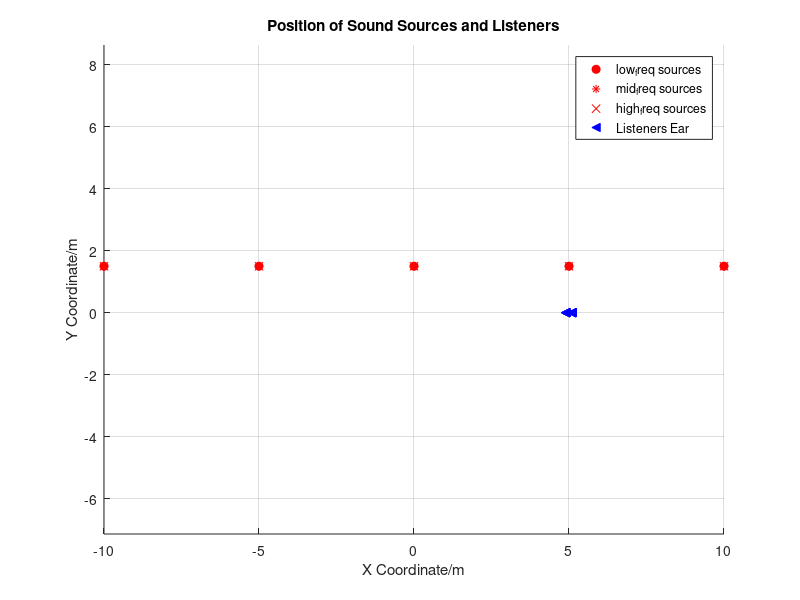

Source code (MATLAB): (Note: this script raises an error after producing the figure.)
clear;
close all;

c0 = 343; % Speed of sound (m/s)
rho0 = 1.2; % Air density (kg/m^3)
freq = 10:10:500; % Define frequencies of interest
beta = 0.001;
W=2*pi*freq;
left = 1;
right = 0;
q_y = 1.5;
s = sqrt(2);

%% Input position of sources and receivers(listeners' ear)

% low frequency range sources positions
q_number_low = input('number of sources in low freqency :\n ');
q_low = [];
q_spacing = input('spacing of sources :\n');
% q_y = input('y coordinate of sources :\n');
q_each = [q_number_low,2];
if mod(q_number_low, 2) == 0
    for i = 1:q_number_low/2
        qn = [-(i-1/2)*q_spacing,q_y];
        q_each(i,:) = qn;
    end
    for i = 1:q_number_low/2
        qm = [(i-1/2)*q_spacing,q_y];
        q_each(i+q_number_low/2,:) = qm;
    end
else
    for i = 1:(q_number_low-1)/2
        qn = [-i*q_spacing,q_y];
        q_each(i,:) = qn;
    end
    for i = 1:(q_number_low-1)/2
        qn = [i*q_spacing,q_y];
        q_each(i+(q_number_low-1)/2+1,:) = qn;
    end
    q_each((q_number_low+1)/2,:)=[0,q_y];
end
q_low =  cat(1,q_low,q_each);
q_low = sortrows(q_low, 1);

% mid frequency sources positions
q_number_mid = input('number of sources in mid freqency :\n ');
q_mid = [];
q_spacing = input('spacing of sources :\n');
% q_y = input('y coordinate of sources :\n');
q_each = [q_number_mid,2];
if mod(q_number_mid, 2) == 0
    for i = 1:q_number_mid/2
        qn = [-(i-1/2)*q_spacing,q_y];
        q_each(i,:) = qn;
    end
    for i = 1:q_number_mid/2
        qm = [(i-1/2)*q_spacing,q_y];
        q_each(i+q_number_mid/2,:) = qm;
    end
else
    for i = 1:(q_number_mid-1)/2
        qn = [-i*q_spacing,q_y];
        q_each(i,:) = qn;
    end
    for i = 1:(q_number_mid-1)/2
        qn = [i*q_spacing,q_y];
        q_each(i+(q_number_mid-1)/2+1,:) = qn;
    end
    q_each((q_number_mid+1)/2,:)=[0,q_y];
end
q_mid =  cat(1,q_mid,q_each);
q_mid = sortrows(q_mid, 1);

% high frequency range sources positions
q_number_high = input('number of sources in high freqency :\n ');
q_high = [];
q_spacing = input('spacing of sources :\n');
% q_y = input('y coordinate of sources :\n');
q_each = [q_number_high,2];
if mod(q_number_high, 2) == 0
    for i = 1:q_number_high/2
        qn = [-(i-1/2)*q_spacing,q_y];
        q_each(i,:) = qn;
    end
    for i = 1:q_number_high/2
        qm = [(i-1/2)*q_spacing,q_y];
        q_each(i+q_number_high/2,:) = qm;
    end
else
    for i = 1:(q_number_high-1)/2
        qn = [-i*q_spacing,q_y];
        q_each(i,:) = qn;
    end
    for i = 1:(q_number_high-1)/2
        qn = [i*q_spacing,q_y];
        q_each(i+(q_number_high-1)/2+1,:) = qn;
    end
    q_each((q_number_high+1)/2,:)=[0,q_y];
end
q_high =  cat(1,q_high,q_each);
q_high = sortrows(q_high, 1);

% listeners' positions
p_number = input('number of listeners :\n');
p_left =  zeros(p_number, 2);
p_right =  zeros(p_number, 2);
for i = 1:p_number
    fprintf('No.%d listener position :\n', i);
    x = input('x-coordinate :\n');
    p_left(i, :) = [x-0.1 0];
    p_right(i, :) = [x+0.1 0];
end
p = [p_left; p_right];

% p = [-0.45 0; -0.25 0; 0.25 0; 0.45 0];
q_total = [q_low; q_mid; q_high];


%% plot position of sources and receivers

figure;
hold on;
plot(q_low(:,1), q_low(:,2), 'ro', 'MarkerFaceColor','r');
plot(q_mid(:,1), q_mid(:,2), 'r*', 'MarkerFaceColor','r');
plot(q_high(:,1), q_high(:,2), 'rx', 'MarkerFaceColor','r');
plot(p(:,1),p(:,2), 'b<', 'MarkerFaceColor', 'b');
xlabel('X Coordinate/m');
ylabel('Y Coordinate/m');
title('Position of Sound Sources and Listeners');
legend('low_freq sources','mid_freq sources','high_freq sources', 'Listeners Ear');
axis equal;
grid on;
hold off;


%% Plot condition number vs freqency

if mod(q_number_low, 2) == 1
    [~,C_low]=function_odd(c0,rho0,p,q_low,freq,left,right,beta,s);
else
    [~,C_low]=function_even(c0,rho0,p,q_low,freq,left,right,beta);
end
figure('Position',[0,0,400,300]);
hold on;
semilogy(freq,C_low, 'LineWidth', 1.5);
title('Condition Number vs Mid Frequency');
xlabel('Frequency (Hz)');
ylabel('Condition Number');
set(gca, 'YScale', 'log');
grid on;
ax = gca;
ax.Box = 'on'; 
ax.LineWidth = 1; 
ax.TickDir = 'in';
hold off;

if mod(q_number_mid, 2) == 1
    [~,C_mid]=function_odd(c0,rho0,p,q_mid,freq,left,right,beta,s);
else
    [~,C_mid]=function_even(c0,rho0,p,q_mid,freq,left,right,beta);
end
figure;
hold on;
semilogy(freq,C_mid, 'LineWidth', 1.5);
title('Condition Number vs Mid Frequency');
xlabel('Frequency (Hz)');
ylabel('Condition Number');
set(gca, 'YScale', 'log');
grid on;
hold off;

if mod(q_number_high, 2) == 1
    [~,C_high]=function_odd(c0,rho0,p,q_high,freq,left,right,beta,s);
else
    [~,C_high]=function_even(c0,rho0,p,q_high,freq,left,right,beta);
end
figure;
hold on;
semilogy(freq,C_high, 'LineWidth', 1.5);
title('Condition Number vs High Frequency'); 
xlabel('Frequency (Hz)');
ylabel('Condition Number');
set(gca, 'YScale', 'log');
grid on;
hold off;

figure('Position',[0,0,400,300]);
hold on;
% semilogy(freq(freq <= 2500), C_low(freq <= 2500), 'LineWidth', 1.5, 'Color', 'b');
% semilogy(freq(freq >= 2400 & freq <= 7200), C_mid(freq >= 2400 & freq <= 7200), 'LineWidth', 1.5, 'Color', 'r');
% semilogy(freq(freq >= 7000), C_high(freq >= 7000), 'LineWidth', 1.5, 'Color', 'g');
semilogy(freq,C_low, 'LineWidth', 1.5);
semilogy(freq,C_mid, 'LineWidth', 1.5);
% semilogy(freq,C_high, 'LineWidth', 1.5);
% title('Condition Number vs Frequency');
xlabel('Frequency (Hz)');
ylabel('Condition Number');
set(gca, 'YScale', 'log');
grid on;
legend('400-2500 Hz', '2400-7200 Hz', 'Over 7000 Hz');
ax = gca;
ax.Box = 'on';
ax.LineWidth = 1;
ax.TickDir = 'in';
hold off;


%% Construct a room plane

n = 500;  % sample point
x = linspace(-2, 2, n)';
y = linspace(-1, 2, n)';
[X, Y] = meshgrid(x, y); 
figure;
plot(x(194),y(167),'x');
hold on
plot(-0.45, 0,'x');
hold off


%% Plot sound field in whole room

value_rep = zeros(4,length(W));

for ii = 1:length(W)% for all frequency
    % in low, mid and high frequency range, the code only change parameters:
    % 'q_number' and 'q'
    % and color range for low is ()
    f_tmp = freq(ii); % This is the frequency we are investigating at the moment
    if f_tmp<2100 % low frequency f<2600Hz
        if mod(q_number_low, 2) == 1
            [v,~]=function_odd(c0,rho0,p,q_low,f_tmp,left,right,beta,s);
        else
            [v,~]=function_even(c0,rho0,p,q_low,f_tmp,left,right,beta);
        end
        nump = size(q_low, 1);
        C = zeros(n, n, nump);
        r = zeros(n, n, nump);% Dimension 3 is for each source (Here is 4 sources)
        for jj = 1:nump
            r(:, :, jj) = sqrt((X - q_low(jj, 1)).^2 + (Y - q_low(jj, 2)).^2);
            r(r == 0) = 1e-6;
        end
        p_room = zeros(n,n);
        for kk = 1:n % for x-coordinate
            for jj =1:n % for y-coordinate
                C(kk, jj, :) = rho0*exp(-1i*(W(ii)/c0)*r(kk,jj,:))./(4*pi*r(kk,jj,:));
                u = size(nump);
                for pp =1:nump % Superposition the sound pressure of each sound source to a point
                    u(pp) = C(kk, jj, pp)*v(pp);
                end
                p_room(kk, jj) = sum(u);
            end
        end
        value_rep(1,ii) = p_room(167,194);
        value_rep(2,ii) = p_room(167,219);
        value_rep(3,ii) = p_room(167,281);
        value_rep(4,ii) = p_room(167,306);
        figure(6);
        surf(X, Y, 20*log10(abs(p_room)), 'EdgeColor', 'none');
        hold on
        maxZ = max(20*log10(abs(p_room)), [], 'all') + 10;
        h1 = plot3(q_low(:,1), q_low(:,2),repmat(maxZ, size(q_low, 1),1),'*m');
        h2 = plot3(p(:,1),p(:,2),repmat(maxZ, size(p, 1),1), 'squarer','LineWidth', 2,'MarkerSize', 10);
        view(2);
        colorbar;
        clim([-20 20]); 
        colormap('jet'); 
        % title(sprintf('Frequency: %d Hz', freq(ii)));
        xlabel('X Coordinate');
        ylabel('Y Coordinate');
        % legend([h1, h2], {'Sources', 'Receivers'}, 'Location', 'northeastoutside');
        hold off;
        pause(0.00001);
    elseif f_tmp>=2100 && f_tmp<7000  % mid frequency 2600Hz<f<7300Hz
        if mod(q_number_mid, 2) == 1
            [v,~]=function_odd(c0,rho0,p,q_mid,f_tmp,left,right,beta,s);
        else
            [v,~]=function_even(c0,rho0,p,q_mid,f_tmp,left,right,0);
        end
        nump = size(q_mid, 1);
        C = zeros(n, n, nump);
        r = zeros(n, n, nump);
        for jj = 1:nump
            r(:, :, jj) = sqrt((X - q_mid(jj, 1)).^2 + (Y - q_mid(jj, 2)).^2);
            r(r == 0) = 1e-6;
        end
        p_room = zeros(n,n);
        for kk = 1:n
            for jj =1:n
                C(kk, jj, :) = rho0*exp(-1i*(W(ii)/c0)*r(kk,jj,:))./(4*pi*r(kk,jj,:));
                u = size(nump);
                for pp =1:nump
                    u(pp) = C(kk, jj, pp)*v(pp);
                end
                p_room(kk, jj) = sum(u);
            end
        end
        value_rep(1,ii) = p_room(167,194);
        value_rep(2,ii) = p_room(167,219);
        value_rep(3,ii) = p_room(167,281);
        value_rep(4,ii) = p_room(167,306);        
        figure(6);
        surf(X, Y, 20*log10(abs(p_room)), 'EdgeColor', 'none');
        hold on
        maxZ = max(20*log10(abs(p_room)), [], 'all') + 10;
        h1 = plot3(q_mid(:,1), q_mid(:,2),repmat(maxZ, size(q_mid, 1),1),'*m');
        h2 = plot3(p(:,1),p(:,2),repmat(maxZ, size(p, 1),1), 'squarer','LineWidth', 2,'MarkerSize', 10);
        view(2);
        colorbar;
        clim([-20 20]); 
        colormap('jet'); 
        % title(sprintf('Frequency: %d Hz', freq(ii)));
        xlabel('X Coordinate');
        ylabel('Y Coordinate');
        % legend([h1, h2], {'Sources', 'Receivers'}, 'Location', 'northeastoutside');
        hold off;
        pause(0.00001);
    else % high frequency f>7300Hz
        if mod(q_number_high, 2) == 1
            [v,~]=function_odd(c0,rho0,p,q_high,f_tmp,left,right,beta,s);
        else
            [v,~]=function_even(c0,rho0,p,q_high,f_tmp,left,right,0);
        end
        nump = size(q_high, 1);
        C = zeros(n, n, nump);
        r = zeros(n, n, nump);
        for jj = 1:nump
            r(:, :, jj) = sqrt((X - q_high(jj, 1)).^2 + (Y - q_high(jj, 2)).^2);
            r(r == 0) = 1e-6;
        end
        p_room = zeros(n,n);
        for kk = 1:n
            for jj =1:n
                C(kk, jj, :) = rho0*exp(-1i*(W(ii)/c0)*r(kk,jj,:))./(4*pi*r(kk,jj,:));
                u = size(nump);
                for pp =1:nump
                    u(pp) = C(kk, jj, pp)*v(pp);
                end
                p_room(kk, jj) = sum(u);
            end
        end
        value_rep(1,ii) = p_room(167,194);
        value_rep(2,ii) = p_room(167,219);
        value_rep(3,ii) = p_room(167,281);
        value_rep(4,ii) = p_room(167,306);        
        figure(6);
        surf(X, Y, 20*log10(abs(p_room)), 'EdgeColor', 'none');
        hold on
        maxZ = max(20*log10(abs(p_room)), [], 'all') + 10;
        h1 = plot3(q_high(:,1), q_high(:,2),repmat(maxZ, size(q_high, 1),1),'*m');
        h2 = plot3(p(:,1),p(:,2),repmat(maxZ, size(p, 1),1), 'squarer','LineWidth', 2,'MarkerSize', 10);
        view(2);
        colorbar;
        clim([-30 30]);
        colormap('jet');
        % title(sprintf('Frequency: %d Hz', freq(ii)));
        xlabel('X Coordinate');
        ylabel('Y Coordinate');
        % legend([h1, h2], {'Sources', 'Receivers'}, 'Location', 'northeastoutside');
        hold off;
        pause(0.00001);
    end
end


%% error

figure('Position',[0,0,400,300]);
hold on;
for ii = 1:size(value_rep, 1)
    plot(freq,abs(value_rep(ii,:)).^2, 'LineWidth', 1.5);
end

ylabel('Error');
legend('left_1','right_1', 'left_2','right_2');
grid on;
ax = gca;
ax.Box = 'on'; 
ax.LineWidth = 1; 
ax.TickDir = 'in';
hold off; 
figure('Position',[0,0,400,300]);
hold on;
for ii = 1:2:size(value_rep,1)
    plot(freq,10*log10(abs(value_rep(ii,:)).^2./abs(value_rep(ii+1,:)).^2), 'LineWidth', 1.5);
end
% title('cross-talk cancellation performance');
xlabel('Frequency (Hz)');
ylabel('cross-talk cancellation');
set(gca, 'YScale', 'log');
legend('listener 1','listener 2');
grid on;
ax = gca;
ax.Box = 'on'; 
ax.LineWidth = 1; 
ax.TickDir = 'in';
hold off;
